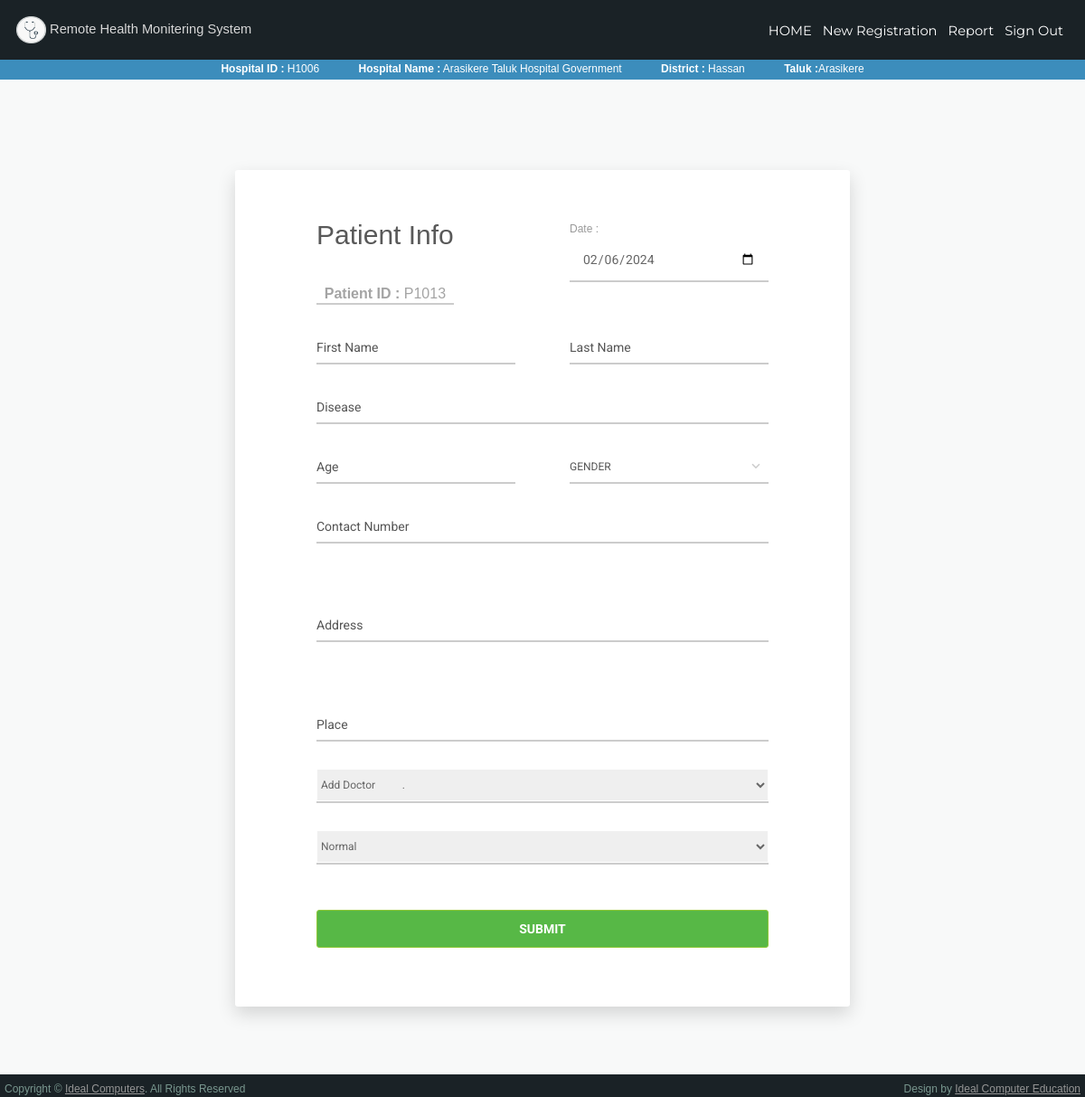
The page /admin/patient.php (signed in) on the database its author committed.
### tables this page shows
CREATE TABLE `hospitals` (
  `id` int(20) NOT NULL,
  `hid` varchar(20) NOT NULL,
  `hname` varchar(100) NOT NULL,
  `ph` varchar(50) NOT NULL,
  `address` varchar(100) NOT NULL,
  `psw` varchar(20) NOT NULL,
  `taluk` varchar(100) NOT NULL DEFAULT 'None',
  `district` varchar(50) NOT NULL,
  `village` varchar(25) DEFAULT 'None'
);

CREATE TABLE `patient` (
  `ID` int(20) NOT NULL,
  `adimin` varchar(20) NOT NULL,
  `pid` varchar(30) NOT NULL,
  `pname` varchar(80) NOT NULL,
  `lastname` varchar(20) NOT NULL,
  `ph` varchar(20) NOT NULL,
  `Address` varchar(50) NOT NULL,
  `place` varchar(50) NOT NULL,
  `taluk` varchar(20) NOT NULL,
  `district` varchar(50) NOT NULL,
  `age` int(20) NOT NULL,
  `gender` varchar(20) NOT NULL,
  `Disease` varchar(100) NOT NULL,
  `did` varchar(20) NOT NULL,
  `hid` varchar(20) NOT NULL,
  `Status` varchar(50) NOT NULL DEFAULT 'Active'
);

### admin/db.php (called while the page is built, shortened)
<?php
	if(!isset($_SESSION['sub_adm']))
	{
		header("location:../");
	}
	else
	{
		$sub_adm=$_SESSION['sub_adm'];
	}
	$con=mysqli_connect("localhost","root","") or die(mysqli_error());
    $array = $con->query("select * from hospitals where hid ='$sub_adm'");
    $hos = $array->fetch_assoc();
?>

### admin/patient.php (the view, shortened to what this page needs)
<?php
	include_once("head.php");
 $dsql=mysqli_query($con,"SELECT * FROM patient order by id desc");
        $d_arr=mysqli_fetch_assoc($dsql);
		$id1=$d_arr['ID']+1;
		$pid=(1000+$id1);
?>
<!DOCTYPE html>
<html>
<head>
    <link href="vendor/mdi-font/css/material-design-iconic-font.min.css" rel="stylesheet" media="all">
    <link href="vendor/font-awesome-4.7/css/font-awesome.min.css" rel="stylesheet" media="all">
    <link href="vendor/select2/select2.min.css" rel="stylesheet" media="all">
    <link href="vendor/datepicker/daterangepicker.css" rel="stylesheet" media="all">
    <link href="css/main.css" rel="stylesheet" media="all">
</head>
<body>
<div style="color:white;background:#3C8DBC" >
 <?php echo "<center><strong>Hospital ID :</strong> $hos[hid] &nbsp;&nbsp;&nbsp;&nbsp;&nbsp;&nbsp;&nbsp;&nbsp;&nbsp;&nbsp;&nbsp; <strong>Hospital Name :</strong> $hos[hname] &nbsp;&nbsp;&nbsp;&nbsp;&nbsp;&nbsp;&nbsp;&nbsp;&nbsp;&nbsp;&nbsp; <strong>District :</strong> $hos[district]
 &nbsp;&nbsp;&nbsp;&nbsp;&nbsp;&nbsp;&nbsp;&nbsp;&nbsp;&nbsp;&nbsp; <strong>Taluk :</strong>$hos[taluk]</center>"; ?></div>
    <form action=" " method="POST" enctype="multipart/form-data">
<?php $admin=(new DateTime())->format('Y-m-d');?>
	<div class="page-wrapper bg-blue p-t-100 p-b-100 font-robo">
        <div class="wrapper wrapper--w680">
            <div class="card card-1">
                <div class="card-body">
				<div class="row row-space">
                    <div class="input-group">
                    <h2 class="title">Patient Info</h2>
					<center><p> <font size='3' color='#a4a4a4'><strong>Patient ID :</strong> <?php print("P$pid");?></font></p></center>
                        </div>
                    <div class="col-2">
                    <div class="input-group">
					<p>  Date :</p>
				<?php	print("<input type='date'  name='adimin' value='$admin' class='input--style-1'/>");?>
                      </div> </div> </div>
                        <div class="row row-space">
                            <div class="col-2">
                                <div class="input-group">
                                     <input class="input--style-1" type="text" placeholder="First Name" name="firstName" required="required">
                                </div>
                            </div>
                        <div class="col-2">
                                <div class="input-group">
                                    <input class="input--style-1" type="text" placeholder="Last Name" name="lastname" required="required">
                                </div>
                            </div>
                     </div>
                        <div class="input-group">
                            <input class="input--style-1" type="text" placeholder="Disease" name="Disease" required="required">
                        </div>
                        <div class="row row-space">
                       <div class="col-2">
                       <div class="input-group">
                            <input class="input--style-1" type="text" placeholder="Age" name="age" required="required">
                        </div></div>
                            <div class="col-2">
                                <div class="input-group">
                                    <div class="rs-select2 js-select-simple select--no-search">
                                    </div>
                                </div>
                            </div>
                        </div>
                        <div class="input-group">
                            <input class="input--style-1" type="number" placeholder="Contact Number" maxlength="10" name="ph" required="required" >
                        </div>
                   <br><br>
                        <div class="input-group">
                            <input class="input--style-1" type="text" placeholder="Address" name="Address" required="required">
                        </div>
                            <br><br>
                        <div class="input-group">
                            <input class="input--style-1" type="text" placeholder="Place" name="place" required="required">
                        </div>
                        <div class="input-group">
						<?php
 			print("<select class='input--style-1' style='border-color: #ffffff;width: 100%';  name='did' style='width: 100%; text-align: left; font: 0.95em sans-serif;'>");
            print("<option  value=' '>Add Doctor &nbsp;&nbsp;&nbsp;&nbsp;&nbsp;&nbsp;&nbsp;&nbsp;&nbsp;.</option>");
			echo"</select>  ";
			?>
                        </div>
                        <div class="input-group">
						<select class="input--style-1" style='border-color: #ffffff; width: 100%'; placeholder="Status" name="Status" >
              <option value="Normal">Normal</option>
            </select>
                        </div>
                        <div class="p-t-20">
                            <input type="submit" class="btn btn--radius btn--green" name='psave' >
                        </div>
                    </form>
</body>
</html>

### admin/css/stylelogin.css (style rules this page uses)
body { margin: 0; padding: 0; background-image: url("imagezz.jpg"); background-size: cover; background-position: center; font-family: sans-serif; }

### admin/layout/styles/layout.css (style rules this page uses)
.btn { border-radius:14px; }
*, *::before, *::after { transition:all .3s ease-in-out; }
body { color:#A8A8A8; background-color:#202020; }
.btn, .btn.inverse:hover { color:#FFFFFF; background-color:#8EC837; border-color:#8EC837; }

### admin/style.css (style rules this page uses)
body { margin:0; padding:0; width:100%; color:#9a9a9a; font:normal 12px/1.8em Arial, Helvetica, sans-serif; }
html, .main { padding:0; margin:0; background:#f0f1f2; }
h2 { font:normal 24px Arial, Helvetica, sans-serif; padding:0; margin:5px 0; color:#595959; }
p { margin:8px 0; padding:0 0 8px 0; font:normal 12px/1.8em Arial, Helvetica, sans-serif; }
.header, .content, .menu_nav, .fbg, .footer, form, ol, ol li, ul, .content .mainbar, .content .sidebar { margin:0; padding:0; }

### admin/css/main.css (style rules this page uses)
body { margin: 0px; }
.font-robo { font-family: "Roboto", "Arial", "Helvetica Neue", sans-serif; }
.row { display: -webkit-box; display: -webkit-flex; display: -moz-box; display: -ms-flexbox; display: flex; -webkit-flex-wrap: wrap; -ms-flex-wrap: wrap; flex-wrap: wrap; }
.row-space { -webkit-box-pack: justify; -webkit-justify-content: space-between; -moz-box-pack: justify; -ms-flex-pack: justify; justify-content: space-between; }
.col-2 { width: -webkit-calc((100% - 60px) / 2); width: -moz-calc((100% - 60px) / 2); width: calc((100% - 60px) / 2); }
html { -webkit-box-sizing: border-box; -moz-box-sizing: border-box; box-sizing: border-box; }
* { padding: 0; margin: 0; }
*, *:before, *:after { -webkit-box-sizing: inherit; -moz-box-sizing: inherit; box-sizing: inherit; }
h2, h3, h4, h5, h6, blockquote, p, pre, dl, dd, ol, ul, figure, hr, fieldset, legend { margin: 0; padding: 0; }
.page-wrapper { min-height: 100vh; }
h1, h2, h3, h4, h5, h6 { font-weight: 400; }
h2 { font-size: 30px; }
.bg-blue { background: #F8F9F9; }
.p-t-100 { padding-top: 100px; }
.p-t-20 { padding-top: 20px; }
.p-b-100 { padding-bottom: 100px; }
.wrapper { margin: 0 auto; }
.wrapper--w680 { max-width: 680px; }
.btn { line-height: 40px; display: inline-block; padding: 0 25px; cursor: pointer; font-family: "Roboto", "Arial", "Helvetica Neue", sans-serif; color: #fff; -webkit-transition: all 0.4s ease; -o-transition: all 0.4s ease; -moz-transition: all 0.4s ease; transition: all 0.4s ease; font-size: 14px; font-weight: 700; }
.btn--radius { -webkit-border-radius: 3px; -moz-border-radius: 3px; border-radius: 3px; }
.btn--green { background: #57b846; }
input[type="date" i] { padding: 14px; }
input { outline: none; margin: 0; border: none; -webkit-box-shadow: none; -moz-box-shadow: none; box-shadow: none; width: 100%; font-size: 14px; font-family: inherit; }
.input-group { position: relative; margin-bottom: 30px; border-bottom: 2px solid #ccc; }
.input--style-1 { padding: 9px 0; color: #666; }
.title { margin-bottom: 37px; }
.card { overflow: hidden; -webkit-border-radius: 3px; -moz-border-radius: 3px; border-radius: 3px; background: #fff; }
.card-1 { -webkit-box-shadow: 0px 8px 20px 0px rgba(0, 0, 0, 0.15); -moz-box-shadow: 0px 8px 20px 0px rgba(0, 0, 0, 0.15); box-shadow: 0px 8px 20px 0px rgba(0, 0, 0, 0.15); }
.card-1 .card-body { padding: 0 90px; padding-top: 55px; padding-bottom: 65px; }

### admin/layout/styles/framework.css (style rules this page uses)
html { overflow-y:scroll; overflow-x:hidden; }
html, body { margin:0; padding:0; font-size:14px; line-height:1.6em; }
*, *::before, *::after { box-sizing:border-box; }
.btn, button.btn { display:inline-block; padding:8px 25px 10px; text-transform:uppercase; font-size:1rem; font-weight:400; border:1px solid; }
body, input, textarea, select { font-family:Verdana, Geneva, sans-serif; }
h1, h2, h3, h4, h5, h6, .heading { font-family:Georgia, "Times New Roman", Times, serif; }
form, fieldset, legend { margin:0; padding:0; border:none; }
label, input, textarea, select, button { display:block; resize:none; outline:none; color:inherit; font-size:inherit; font-family:inherit; vertical-align:middle; }
:required, :invalid { outline:none; box-shadow:none; }
::placeholder { opacity:1; }
h1, h2, h3, h4, h5, h6, .heading { margin:0 0 20px 0; font-size:1.4rem; line-height:normal; font-weight:normal; text-transform:capitalize; }
.wrapper { display:block; position:relative; width:100%; margin:0; padding:0; text-align:left; word-wrap:break-word; }

### admin/head.php (style rules this page uses)
body { font-family: Arial, Helvetica, sans-serif; }

### rows shown on the page
hospitals: hid "H1006", hname "Arasikere Taluk Hospital Government", district "Hassan", taluk "Arasikere"
patient: ID "1013"
